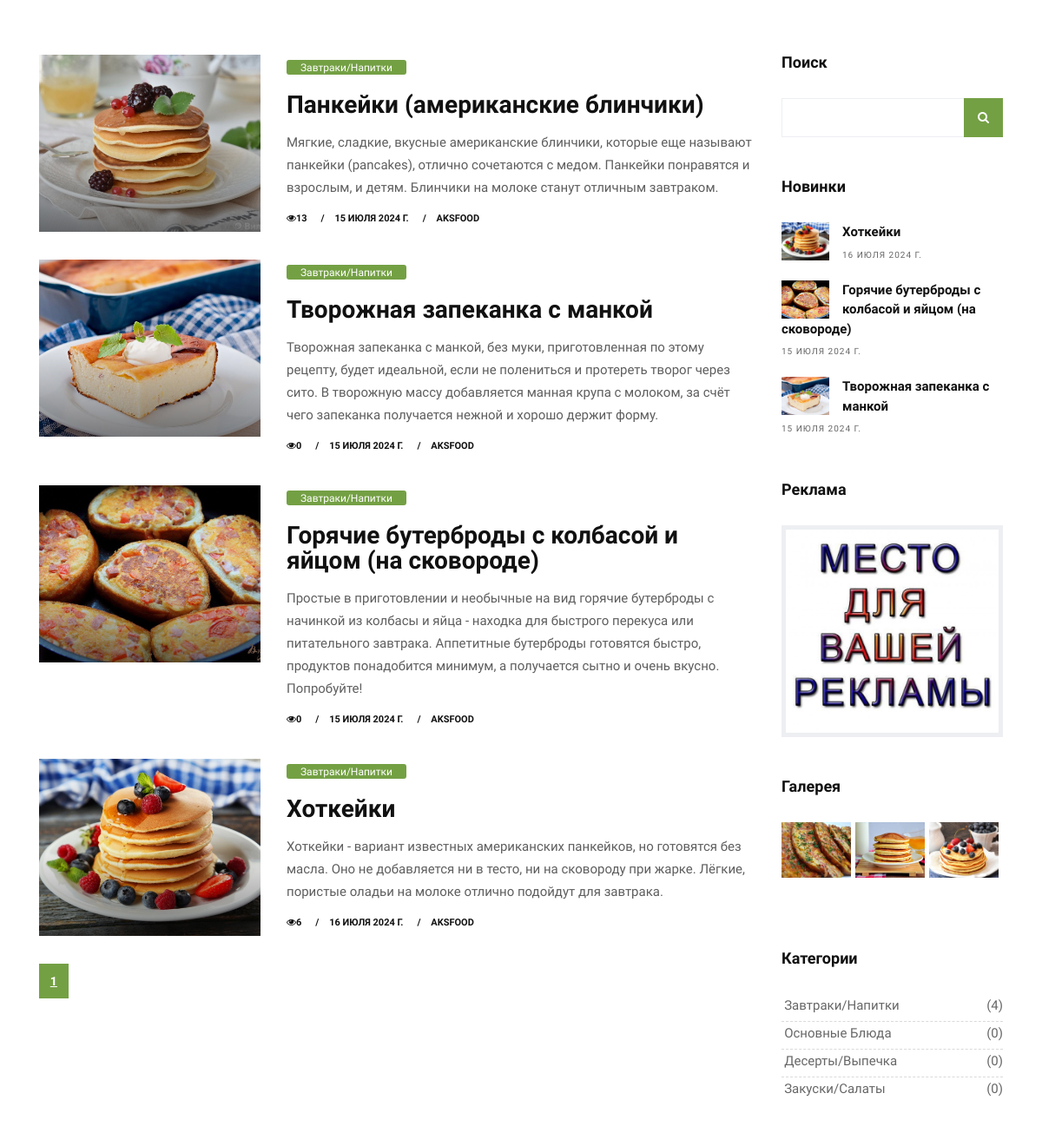
The app's page / (middle part), older data.
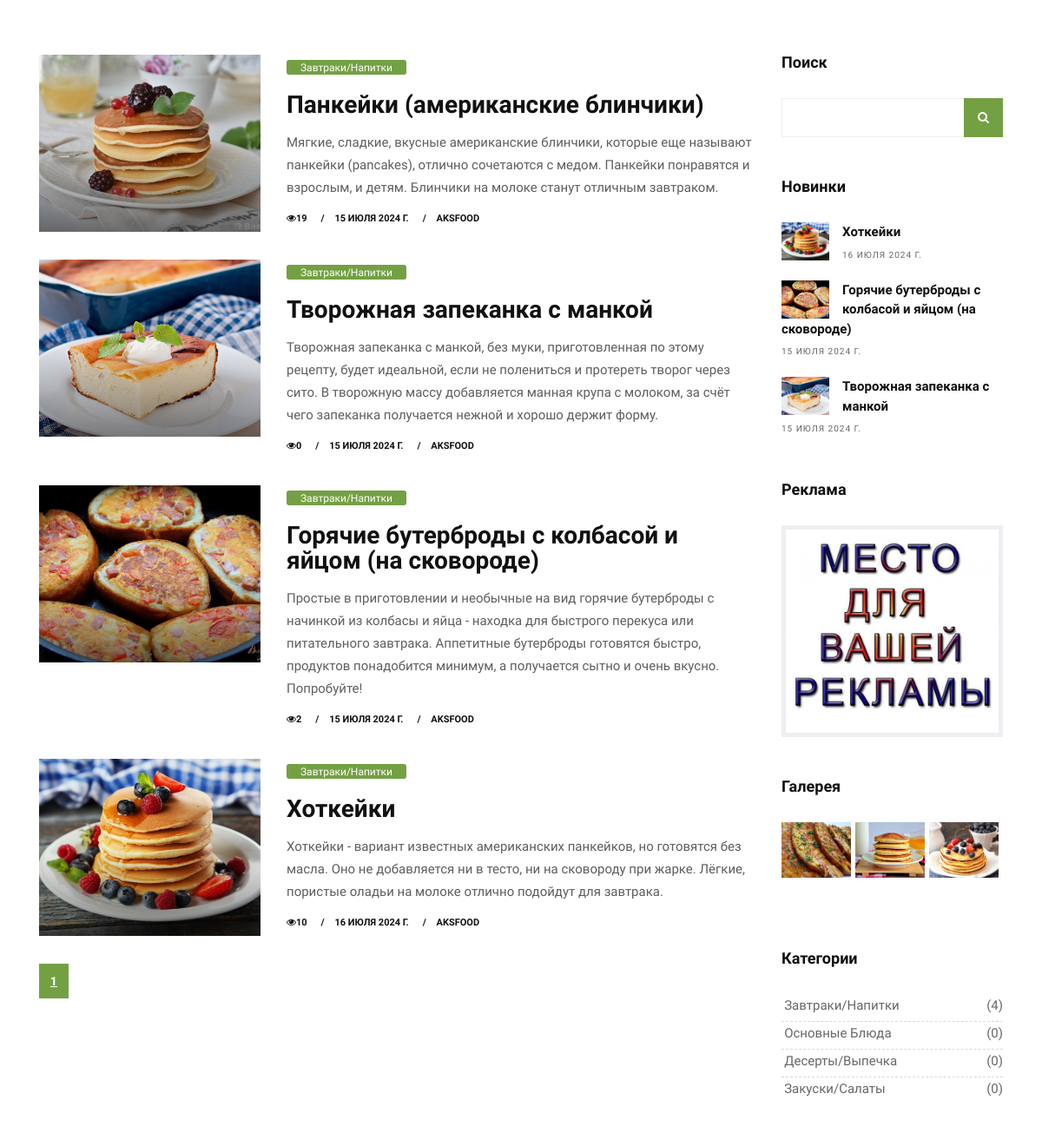
The same page, newer data.
### blog/models.py (models this page shows, shortened)
class Recipe(models.Model):
    title = models.CharField(max_length=100, verbose_name='Название')
    description = models.TextField(verbose_name='Описание')
    additional_description = models.TextField(null=True, blank=True, verbose_name='Дополнительное описание')
    ingredients = models.TextField(verbose_name='Ингридиенты')
    instructions = models.TextField(verbose_name='Инструкция')
    image = models.ImageField(null=True, upload_to='images', verbose_name='Фотография 1')
    image2 = models.ImageField(null=True, upload_to='images', verbose_name='Фотография 2')
    video = models.FileField(upload_to='videos/', null=True, blank=True, verbose_name='Видео')
    created_at = models.DateField(default=timezone.now, verbose_name='Дата создания')
    category = models.ForeignKey(Category, on_delete=models.CASCADE, default=1, verbose_name='Категория')
    views = models.PositiveIntegerField(default=0, verbose_name='Счётчик просмотров')

class Category(models.Model):
    name = models.CharField(max_length=100)
    def __str__(self):
        return self.name
    @property
    def recipe_count(self):
        return self.recipe_set.count()

### blog/views.py (the view)
# urls.py: path('', views.index, name='index'),
def index(request):
    recipe_list = Recipe.objects.all()
    paginator = Paginator(recipe_list, 6)  # 6 хреновин на странице
    page_number = request.GET.get('page')
    page_obj = paginator.get_page(page_number)
    categorys = Category.objects.all()
    count = len(Recipe.objects.all()) - 1
    gallery = Recipe.objects.order_by('image2')[:9]  # 9 изображений для галереи
    if request.method == 'POST':
        if 'email_form' in request.POST:
            email = request.POST.get('email')
            Email.objects.create(email=email)
    if count >= 2:
        product1 = Recipe.objects.all()[count]
        product2 = Recipe.objects.all()[count - 1]
        product3 = Recipe.objects.all()[count - 2]
        return render(request, 'blog/garden-index.html', {'categorys': categorys, 'page_obj': page_obj,
                                                          'product1': product1, 'product2': product2,
                                                          'product3': product3, "gallery": gallery})
    else:
        print('нет рецептов')
    return render(request, 'blog/garden-index.html', {'categorys': categorys, 'page_obj': page_obj, "gallery": gallery})

### blog/templates/blog/garden-index.html (shortened to what this page needs)
<!DOCTYPE html>
{% load static %}
<html lang="ru">
    <link href="{% static 'blog/css/bootstrap.css'  %}" rel="stylesheet">
    <link href="{% static 'blog/css/font-awesome.min.css' %}" rel="stylesheet">
    <link href="{% static 'blog/style.css' %}" rel="stylesheet">
    <link href="{% static 'blog/css/responsive.css' %}" rel="stylesheet">
    <link href="{% static 'blog/css/colors.css' %}" rel="stylesheet">
    <link href="{% static 'blog/css/version/garden.css' %}" rel="stylesheet">
</head>
<body>
    <div id="wrapper">
        <section class="section wb">
            <div class="container">
                <div class="row">
                    <div class="col-lg-9 col-md-12 col-sm-12 col-xs-12">
                        <div class="page-wrapper">
                            <div class="blog-list clearfix">
                                {% for recipe in page_obj %}
                                <div class="blog-box row">
                                    <div class="col-md-4">
                                        <div class="post-media">
                                            <a href="{% url 'recipe_detail' recipe.id %}" title="">
                                                <img src="{{ recipe.image.url }}" alt="{{ recipe.title }}" class="img-fluid">
                                                <div class="hovereffect"></div>
                                            </a>
                                        </div>
                                    </div>
                                    <div class="blog-meta big-meta col-md-8">
                                        <span class="bg-aqua"><a href="{% url 'category_recipes' recipe.category_id %}" title="">{{ recipe.category }}</a></span>
                                        <h4><a href="{% url 'recipe_detail' recipe.id %}" title="">{{ recipe.title }}</a></h4>
                                        <p>{{ recipe.description }}</p>
                                        <small><a href="{% url 'recipe_detail' recipe.id %}" title=""><i class="fa fa-eye"></i>{{ recipe.views }}</a></small>
                                        <small><a href="{% url 'recipe_detail' recipe.id %}" title="">{{ recipe.created_at }}</a></small>
                                        <small><a href="{% url 'recipe_detail' recipe.id %}" title="">AksFood</a></small>
                                    </div>
                                </div>
                                {% endfor %}
                            </div>
                        </div>
                        <div class="row">
                            <div class="col-md-12">
                                <nav aria-label="Page navigation">
                                    <ul class="pagination justify-content-start">
                                        {% for num in page_obj.paginator.page_range %}
                                            {% if page_obj.number == num %}
                                                <li class="page-item"><a class="page-link" href=""><strong><u>{{ num }}</u></strong></a></li>
                                            {% elif num > page_obj.number|add:'-3' and num < page_obj.number|add:'3' %}
                                                <li class="page-item"><a class="page-link" href="?page={{ num }}">{{ num }}</a></li>
                                            {% endif %}
                                        {% endfor %}
                                    </ul>
                                </nav>
                            </div>
                        </div>
                    </div>
                    <div class="col-lg-3 col-md-12 col-sm-12 col-xs-12">
                        <div class="sidebar">
                            <div class="widget">
                                <h2 class="widget-title">Поиск</h2>
                                <form class="form-inline search-form" method="get" action="{% url 'search' %}">
                                    <div class="form-group">
                                        <input name="q" type="text" class="form-control" placeholder="">
                                    </div>
                                    <button type="submit" class="btn btn-primary"><i class="fa fa-search"></i></button>
                                </form>
                            </div>
                            <div class="widget">
                                <h2 class="widget-title">Новинки</h2>
                                <div class="blog-list-widget">
                                    <div class="list-group">
                                        <a href="{% url 'recipe_detail' product1.id %}" class="list-group-item list-group-item-action flex-column align-items-start">
                                            <div class="w-100 justify-content-between">
                                                <img src="{{ product1.image.url }}" alt="{{ product1.title }}" class="img-fluid float-left">
                                                <h5 class="mb-1">{{ product1.title }}</h5>
                                                <small>{{ product1.created_at }}</small>
                                            </div>
                                        </a>
                                        <a href="{% url 'recipe_detail' product2.id %}" class="list-group-item list-group-item-action flex-column align-items-start">
                                            <div class="w-100 justify-content-between">
                                                <img src="{{ product2.image.url }}" alt="{{ product2.title }}" class="img-fluid float-left">
                                                <h5 class="mb-1">{{ product2.title }}</h5>
                                                <small>{{ product2.created_at }}</small>
                                            </div>
                                        </a>
                                        <a href="{% url 'recipe_detail' product3.id %}" class="list-group-item list-group-item-action flex-column align-items-start">
                                            <div class="w-100 last-item justify-content-between">
                                                <img src="{{ product3.image.url }}" alt="{{ product3.title }}" class="img-fluid float-left">
                                                <h5 class="mb-1">{{ product3.title }}</h5>
                                                <small>{{ product3.created_at }}</small>
                                            </div>
                                        </a>
                                    </div>
                                </div>
                            </div>
                            <div class="widget">
                                <h2 class="widget-title">Реклама</h2>
                                <div class="banner-spot clearfix">
                                    <div class="banner-img">
                                        <img src="media/images/rekla.jpg" alt="" class="img-fluid">
                                    </div>
                                </div>
                            </div>
                            <div class="widget">
                                <h2 class="widget-title">Галерея</h2>
                                <div class="instagram-wrapper clearfix">
                                    {% for gall in gallery %}
                                    <a href="{% url 'recipe_detail' gall.id %}"><img src="{{ gall.image2.url }}" alt="" class="img-fluid"></a>
                                    {% endfor %}
                                </div>
                            </div>
                            <div class="widget">
                                <h2 class="widget-title">Категории</h2>
                                <div class="link-widget">
                                    <ul>
                                        {% for category in categorys %}
                                        <li><a href="{% url 'category_recipes' category.id %}">{{ category.name }} <span>({{ category.recipe_count }})</span></a></li>
                                        {% endfor %}
                                    </ul>
                                </div>
                            </div>
                        </div>
                    </div>
                </div>
            </div>
        </section>
    </div>
</body>
</html>

### blog/static/blog/css/colors.css (style rules this page uses)
.dmtop, .search-form .btn:hover, .search-form .btn:focus, .search-form .btn { color: #ffffff !important; background-color: #3197d6 !important; }

### blog/static/blog/css/version/garden.css (style rules this page uses)
h1, h2, h3, h4, h5, body, p, .topbar-section, .navbar-inverse .navbar-nav .nav-link, .header .dropdown-menu, .navbar-nav .nav-link { font-family: 'Droid Sans', serif; }
.blog-list .blog-meta.big-meta h4 { margin-left: 0; margin-top: 0; padding: 1rem 0; }
.blog-list-widget .mb-1 { font-weight: bold; }
.blog-meta span { background-color: #111111; border-radius: 3px; font-size: 12px; padding: 0.1rem 1rem; }
.header .dropdown-item:hover, .header .dropdown-item:focus, .blog-meta span, .blog-meta span a, .footer p, .footer a, .page-link, .page-link:hover, .topbar-section a:hover, .topbar-section a:focus, .topbar-section a, .topbar-section i { color:#ffffff !important; }
.small-title, .page-title .bg-green, .masonry-box:hover .blog-meta span.bg-green, .color-green a, .navbar-toggler, .masonry-box:hover .blog-meta span.bg-aqua, .blog-meta span.bg-aqua, .search-form .btn:hover, .search-form .btn:focus, .search-form .btn, .btn, .btn:hover, .dropdown-item:hover, .dropdown-item:focus, .btn:focus, .dmtop, .page-link, .topbar-section { color:#ffffff !important; background-color: #74a044 !important; border-color: #74a044 !important; }

Row changes from the older to the newer data that the page shows:
changed Recipe "Панкейки (американские блинчики)": views "13" → "19"
changed Recipe "Горячие бутерброды с колбасой и яйцом (на сковороде)": views "0" → "2"
changed Recipe "Хоткейки": views "6" → "10"
